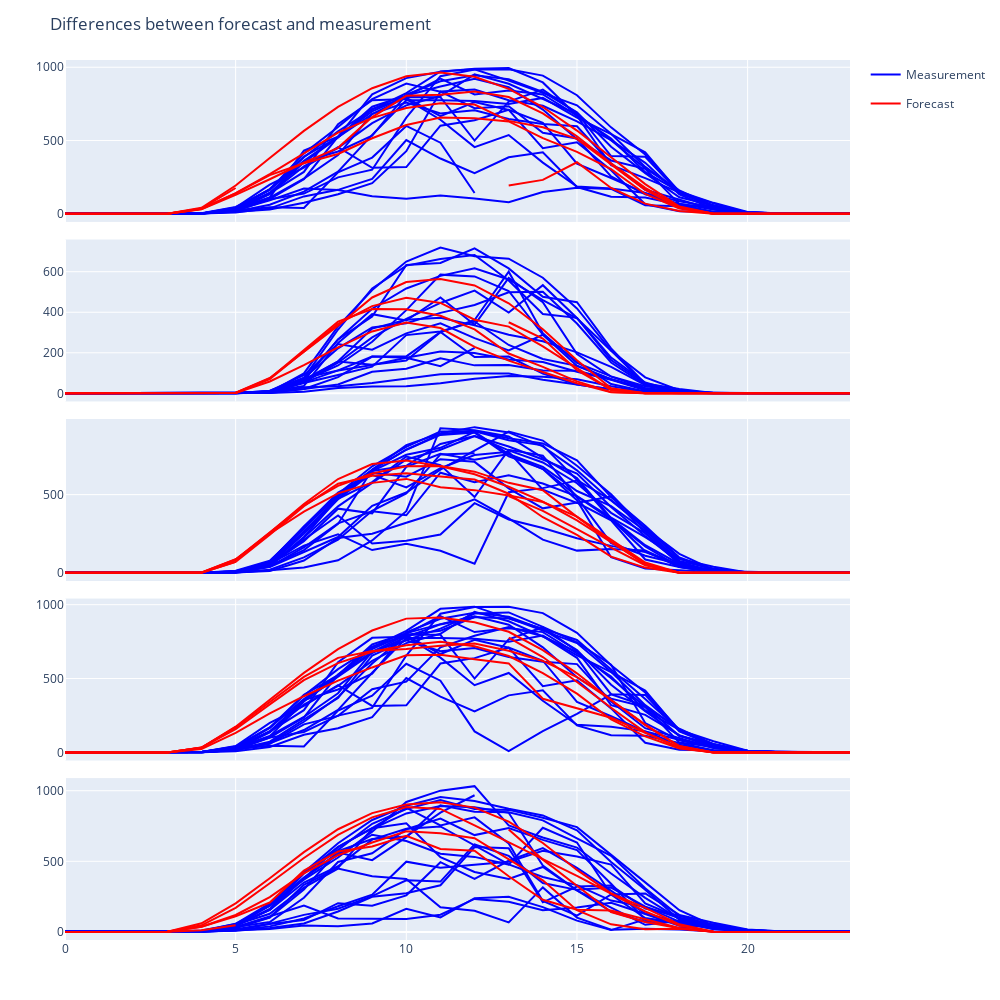

Write notebook code for a chart like this one.
### Code cell
weather_metadata = pl.read_csv(input_file_names["wsl_weather_metadata"]).select(
    c("ID").alias("location"),
    c("Average_Elevation").alias("avg_height"),
    c("Sub_Basin").alias("sub_basin"),
)

var_type_mapping = {
    "wind": "wind",
    "prec": "precipitation",
    "rad_": "irradiation",
    "hum_": "humidity",
    "temp": "temperature"
}

col_to_drop =  ["time", "weekday", "yy", "dd", "mm", "hh"]

file_type = input_file_names["wsl_weather_forecast"]
folder_name = input_file_names["wsl_forecast_data"]
forecast_data: pl.DataFrame = pl.DataFrame()
measurement_data: pl.DataFrame = pl.DataFrame()

extract_archive(file_name=input_file_names["wsl_forecast_data"])

file_names_list = scan_folder(folder_name=os.path.splitext(folder_name)[0], extension=".rda", file_names=file_type)

n_rows = 5

plot_folder = output_file_names["input_data_plot"]
plot_name = "forecast_vs_measurement"

fig = make_subplots(
            rows=n_rows, cols = 1, shared_xaxes=True, vertical_spacing=0.02,
        )

for i, file_name in enumerate(random.sample(file_names_list,n_rows)):

    actual_date = datetime.strptime(Path(file_name).parent.name+"T12:00"  , '%Y-%m-%dT%H:%M')
    names = ro.r['load'](file_name) # type: ignore
    all_df = ro.r[names[0]]

    data: pl.DataFrame = pl.from_pandas(pandas2ri.rpy2py(all_df.rx2(all_df.names[0]))) # type: ignore
    data = data.select(
        pl.from_epoch(c("time")).alias("timestamp") ,
        "rad_Gri200_10"
    )

    measurement_data = data.filter(c("timestamp") <= actual_date)\
        .with_columns(
            c("timestamp").dt.ordinal_day().alias("day"),
            c("timestamp").dt.hour().alias("hour"),
        ).pivot(on="day", index="hour", values="rad_Gri200_10").sort("hour")

    forecast_data = data.filter(c("timestamp") > actual_date)\
        .with_columns(
            c("timestamp").dt.ordinal_day().alias("day"),
            c("timestamp").dt.hour().alias("hour"),
        ).pivot(on="day", index="hour", values="rad_Gri200_10").sort("hour")


    for j, col in enumerate(measurement_data.drop("hour").columns):
        fig.add_trace(
            go.Scatter(
                x=measurement_data["hour"], y=measurement_data[col].to_numpy(), mode='lines',
                name="Measurement", legendgroup="Measurement",  showlegend=j+i==0,
                line=dict(color="blue"))
        , row=i+ 1, col=1 )
        
    for j, col in enumerate(forecast_data.drop("hour").columns):
        fig.add_trace(
            go.Scatter(
                x=forecast_data["hour"], y=forecast_data[col].to_numpy(), mode='lines',
                name="Forecast", legendgroup="Forecast",  showlegend=j+i==0,
                line=dict(color="red"))
        , row=i+ 1, col=1 )    
        
fig.update_layout(
    margin=dict(t=60, l=65, r= 10, b=60), 
    width=1000,   # Set the width of the figure
    height=n_rows*200,
    title= dict(text =f"Differences between forecast and measurement"),
)
fig.show()
fig.write_html(f"{plot_folder}/{plot_name}.html")
# data = data.filter(pl.all_horizontal(c("timestamp") > actual_date))
